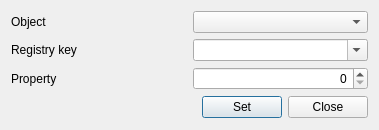
<?xml version="1.0" encoding="UTF-8"?>
<ui version="4.0">
 <class>AffichageDlg</class>
 <widget class="QDialog" name="AffichageDlg">
  <property name="geometry">
   <rect>
    <x>0</x>
    <y>0</y>
    <width>379</width>
    <height>130</height>
   </rect>
  </property>
  <property name="sizePolicy">
   <sizepolicy hsizetype="Preferred" vsizetype="Fixed">
    <horstretch>0</horstretch>
    <verstretch>0</verstretch>
   </sizepolicy>
  </property>
  <property name="windowTitle">
   <string>Dialog</string>
  </property>
  <layout class="QGridLayout" name="gridLayout">
   <item row="1" column="0">
    <widget class="QLabel" name="label_2">
     <property name="layoutDirection">
      <enum>Qt::RightToLeft</enum>
     </property>
     <property name="text">
      <string>Registry key</string>
     </property>
    </widget>
   </item>
   <item row="2" column="0">
    <widget class="QLabel" name="label">
     <property name="layoutDirection">
      <enum>Qt::RightToLeft</enum>
     </property>
     <property name="text">
      <string>Property</string>
     </property>
    </widget>
   </item>
   <item row="3" column="0" colspan="2">
    <layout class="QHBoxLayout" name="horizontalLayout">
     <item>
      <spacer name="horizontalSpacer">
       <property name="orientation">
        <enum>Qt::Horizontal</enum>
       </property>
       <property name="sizeHint" stdset="0">
        <size>
         <width>68</width>
         <height>20</height>
        </size>
       </property>
      </spacer>
     </item>
     <item>
      <widget class="QPushButton" name="pushButtonOK">
       <property name="text">
        <string>Set</string>
       </property>
      </widget>
     </item>
     <item>
      <widget class="QPushButton" name="pushButtonCancel">
       <property name="text">
        <string>Close</string>
       </property>
      </widget>
     </item>
    </layout>
   </item>
   <item row="0" column="1">
    <widget class="QComboBox" name="comboBoxObject">
     <property name="sizePolicy">
      <sizepolicy hsizetype="Preferred" vsizetype="Fixed">
       <horstretch>0</horstretch>
       <verstretch>0</verstretch>
      </sizepolicy>
     </property>
    </widget>
   </item>
   <item row="1" column="1">
    <widget class="QComboBox" name="comboBoxRegKey">
     <property name="sizePolicy">
      <sizepolicy hsizetype="Fixed" vsizetype="Fixed">
       <horstretch>0</horstretch>
       <verstretch>0</verstretch>
      </sizepolicy>
     </property>
     <property name="maximumSize">
      <size>
       <width>257</width>
       <height>16777215</height>
      </size>
     </property>
     <property name="editable">
      <bool>true</bool>
     </property>
    </widget>
   </item>
   <item row="0" column="0">
    <widget class="QLabel" name="label_3">
     <property name="layoutDirection">
      <enum>Qt::RightToLeft</enum>
     </property>
     <property name="text">
      <string>Object</string>
     </property>
    </widget>
   </item>
   <item row="2" column="1">
    <widget class="QSpinBox" name="spinBoxProperty">
     <property name="layoutDirection">
      <enum>Qt::LeftToRight</enum>
     </property>
     <property name="alignment">
      <set>Qt::AlignRight|Qt::AlignTrailing|Qt::AlignVCenter</set>
     </property>
     <property name="buttonSymbols">
      <enum>QAbstractSpinBox::UpDownArrows</enum>
     </property>
     <property name="maximum">
      <number>255</number>
     </property>
    </widget>
   </item>
  </layout>
 </widget>
 <resources/>
 <connections>
  <connection>
   <sender>pushButtonCancel</sender>
   <signal>clicked()</signal>
   <receiver>AffichageDlg</receiver>
   <slot>reject()</slot>
   <hints>
    <hint type="sourcelabel">
     <x>292</x>
     <y>103</y>
    </hint>
    <hint type="destinationlabel">
     <x>170</x>
     <y>64</y>
    </hint>
   </hints>
  </connection>
  <connection>
   <sender>pushButtonOK</sender>
   <signal>clicked()</signal>
   <receiver>AffichageDlg</receiver>
   <slot>accept()</slot>
   <hints>
    <hint type="sourcelabel">
     <x>214</x>
     <y>107</y>
    </hint>
    <hint type="destinationlabel">
     <x>116</x>
     <y>96</y>
    </hint>
   </hints>
  </connection>
 </connections>
</ui>
